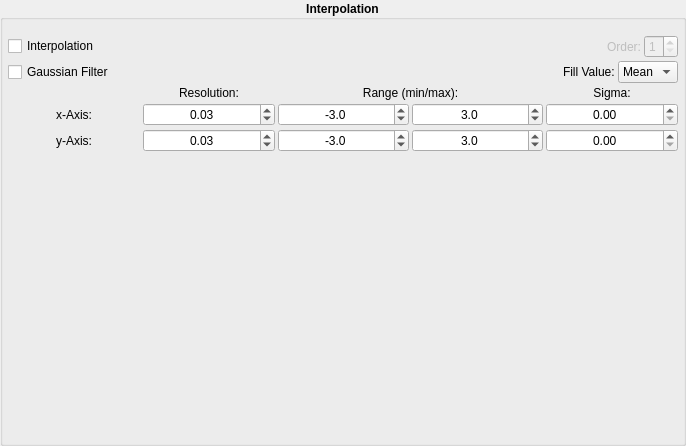
<?xml version="1.0" encoding="UTF-8"?>
<ui version="4.0">
 <class>interpolation</class>
 <widget class="QWidget" name="interpolation">
  <property name="geometry">
   <rect>
    <x>0</x>
    <y>0</y>
    <width>686</width>
    <height>446</height>
   </rect>
  </property>
  <property name="windowTitle">
   <string>Form</string>
  </property>
  <layout class="QHBoxLayout" name="horizontalLayout">
   <property name="spacing">
    <number>0</number>
   </property>
   <property name="leftMargin">
    <number>0</number>
   </property>
   <property name="topMargin">
    <number>0</number>
   </property>
   <property name="rightMargin">
    <number>0</number>
   </property>
   <property name="bottomMargin">
    <number>0</number>
   </property>
   <item>
    <widget class="QGroupBox" name="groupbox">
     <property name="font">
      <font>
       <weight>75</weight>
       <bold>true</bold>
      </font>
     </property>
     <property name="title">
      <string>Interpolation</string>
     </property>
     <property name="alignment">
      <set>Qt::AlignCenter</set>
     </property>
     <layout class="QVBoxLayout" name="verticalLayout" stretch="0,0,1">
      <property name="spacing">
       <number>3</number>
      </property>
      <property name="leftMargin">
       <number>5</number>
      </property>
      <property name="topMargin">
       <number>15</number>
      </property>
      <property name="rightMargin">
       <number>5</number>
      </property>
      <property name="bottomMargin">
       <number>0</number>
      </property>
      <item>
       <layout class="QVBoxLayout" name="layout_5">
        <item>
         <layout class="QHBoxLayout" name="layout_6">
          <item>
           <widget class="QCheckBox" name="interpolation_checkbox">
            <property name="sizePolicy">
             <sizepolicy hsizetype="Preferred" vsizetype="Fixed">
              <horstretch>0</horstretch>
              <verstretch>0</verstretch>
             </sizepolicy>
            </property>
            <property name="font">
             <font>
              <weight>50</weight>
              <bold>false</bold>
             </font>
            </property>
            <property name="text">
             <string>Interpolation</string>
            </property>
           </widget>
          </item>
          <item>
           <spacer name="spacer">
            <property name="orientation">
             <enum>Qt::Horizontal</enum>
            </property>
            <property name="sizeHint" stdset="0">
             <size>
              <width>40</width>
              <height>20</height>
             </size>
            </property>
           </spacer>
          </item>
          <item>
           <widget class="QLabel" name="order_label">
            <property name="enabled">
             <bool>false</bool>
            </property>
            <property name="font">
             <font>
              <weight>50</weight>
              <bold>false</bold>
             </font>
            </property>
            <property name="toolTip">
             <string>NOT IMPLEMENTED</string>
            </property>
            <property name="text">
             <string>Order:</string>
            </property>
            <property name="alignment">
             <set>Qt::AlignCenter</set>
            </property>
           </widget>
          </item>
          <item>
           <widget class="QSpinBox" name="order_spinbox">
            <property name="enabled">
             <bool>false</bool>
            </property>
            <property name="font">
             <font>
              <weight>50</weight>
              <bold>false</bold>
             </font>
            </property>
            <property name="toolTip">
             <string>NOT IMPLEMENTED</string>
            </property>
            <property name="correctionMode">
             <enum>QAbstractSpinBox::CorrectToNearestValue</enum>
            </property>
            <property name="keyboardTracking">
             <bool>false</bool>
            </property>
            <property name="minimum">
             <number>1</number>
            </property>
            <property name="maximum">
             <number>5</number>
            </property>
            <property name="value">
             <number>1</number>
            </property>
           </widget>
          </item>
         </layout>
        </item>
        <item>
         <layout class="QHBoxLayout" name="layout_2">
          <item>
           <widget class="QCheckBox" name="smoothing_checkbox">
            <property name="font">
             <font>
              <weight>50</weight>
              <bold>false</bold>
             </font>
            </property>
            <property name="text">
             <string>Gaussian Filter</string>
            </property>
           </widget>
          </item>
          <item>
           <spacer name="horizontalSpacer">
            <property name="orientation">
             <enum>Qt::Horizontal</enum>
            </property>
            <property name="sizeHint" stdset="0">
             <size>
              <width>40</width>
              <height>20</height>
             </size>
            </property>
           </spacer>
          </item>
          <item>
           <widget class="QLabel" name="fill_label">
            <property name="font">
             <font>
              <weight>50</weight>
              <bold>false</bold>
             </font>
            </property>
            <property name="text">
             <string>Fill Value:</string>
            </property>
           </widget>
          </item>
          <item>
           <widget class="QComboBox" name="fill_combobox">
            <property name="font">
             <font>
              <weight>50</weight>
              <bold>false</bold>
             </font>
            </property>
            <property name="maxVisibleItems">
             <number>3</number>
            </property>
            <property name="maxCount">
             <number>3</number>
            </property>
            <item>
             <property name="text">
              <string>Mean</string>
             </property>
            </item>
            <item>
             <property name="text">
              <string>Zero</string>
             </property>
            </item>
            <item>
             <property name="text">
              <string>NaN</string>
             </property>
            </item>
           </widget>
          </item>
         </layout>
        </item>
       </layout>
      </item>
      <item>
       <layout class="QGridLayout" name="layout_3" columnstretch="1,1,2,1">
        <item row="2" column="1">
         <widget class="QDoubleSpinBox" name="y_resolution_spinbox">
          <property name="font">
           <font>
            <weight>50</weight>
            <bold>false</bold>
           </font>
          </property>
          <property name="alignment">
           <set>Qt::AlignCenter</set>
          </property>
          <property name="minimum">
           <double>0.010000000000000</double>
          </property>
          <property name="maximum">
           <double>0.100000000000000</double>
          </property>
          <property name="singleStep">
           <double>0.010000000000000</double>
          </property>
          <property name="value">
           <double>0.030000000000000</double>
          </property>
         </widget>
        </item>
        <item row="2" column="0">
         <widget class="QLabel" name="y_label">
          <property name="font">
           <font>
            <weight>50</weight>
            <bold>false</bold>
           </font>
          </property>
          <property name="text">
           <string>y-Axis:</string>
          </property>
          <property name="alignment">
           <set>Qt::AlignCenter</set>
          </property>
         </widget>
        </item>
        <item row="1" column="1">
         <widget class="QDoubleSpinBox" name="x_resolution_spinbox">
          <property name="sizePolicy">
           <sizepolicy hsizetype="Preferred" vsizetype="Fixed">
            <horstretch>0</horstretch>
            <verstretch>0</verstretch>
           </sizepolicy>
          </property>
          <property name="font">
           <font>
            <weight>50</weight>
            <bold>false</bold>
           </font>
          </property>
          <property name="alignment">
           <set>Qt::AlignCenter</set>
          </property>
          <property name="minimum">
           <double>0.010000000000000</double>
          </property>
          <property name="maximum">
           <double>0.100000000000000</double>
          </property>
          <property name="singleStep">
           <double>0.010000000000000</double>
          </property>
          <property name="value">
           <double>0.030000000000000</double>
          </property>
         </widget>
        </item>
        <item row="0" column="1">
         <widget class="QLabel" name="resolution_label">
          <property name="sizePolicy">
           <sizepolicy hsizetype="Preferred" vsizetype="Maximum">
            <horstretch>0</horstretch>
            <verstretch>0</verstretch>
           </sizepolicy>
          </property>
          <property name="font">
           <font>
            <weight>50</weight>
            <bold>false</bold>
           </font>
          </property>
          <property name="text">
           <string>Resolution:</string>
          </property>
          <property name="alignment">
           <set>Qt::AlignCenter</set>
          </property>
         </widget>
        </item>
        <item row="1" column="0">
         <widget class="QLabel" name="x_label">
          <property name="font">
           <font>
            <weight>50</weight>
            <bold>false</bold>
           </font>
          </property>
          <property name="text">
           <string>x-Axis:</string>
          </property>
          <property name="alignment">
           <set>Qt::AlignCenter</set>
          </property>
         </widget>
        </item>
        <item row="1" column="2">
         <layout class="QHBoxLayout" name="layout">
          <item>
           <widget class="QDoubleSpinBox" name="x_min_spinbox">
            <property name="font">
             <font>
              <weight>50</weight>
              <bold>false</bold>
             </font>
            </property>
            <property name="alignment">
             <set>Qt::AlignCenter</set>
            </property>
            <property name="decimals">
             <number>1</number>
            </property>
            <property name="minimum">
             <double>-50.000000000000000</double>
            </property>
            <property name="maximum">
             <double>50.000000000000000</double>
            </property>
            <property name="singleStep">
             <double>0.100000000000000</double>
            </property>
            <property name="value">
             <double>-3.000000000000000</double>
            </property>
           </widget>
          </item>
          <item>
           <widget class="QDoubleSpinBox" name="x_max_spinbox">
            <property name="font">
             <font>
              <weight>50</weight>
              <bold>false</bold>
             </font>
            </property>
            <property name="alignment">
             <set>Qt::AlignCenter</set>
            </property>
            <property name="decimals">
             <number>1</number>
            </property>
            <property name="minimum">
             <double>-50.000000000000000</double>
            </property>
            <property name="maximum">
             <double>50.000000000000000</double>
            </property>
            <property name="singleStep">
             <double>0.100000000000000</double>
            </property>
            <property name="value">
             <double>3.000000000000000</double>
            </property>
           </widget>
          </item>
         </layout>
        </item>
        <item row="2" column="2">
         <layout class="QHBoxLayout" name="layout_4">
          <item>
           <widget class="QDoubleSpinBox" name="y_min_spinbox">
            <property name="font">
             <font>
              <weight>50</weight>
              <bold>false</bold>
             </font>
            </property>
            <property name="alignment">
             <set>Qt::AlignCenter</set>
            </property>
            <property name="decimals">
             <number>1</number>
            </property>
            <property name="minimum">
             <double>-50.000000000000000</double>
            </property>
            <property name="maximum">
             <double>50.000000000000000</double>
            </property>
            <property name="singleStep">
             <double>0.100000000000000</double>
            </property>
            <property name="value">
             <double>-3.000000000000000</double>
            </property>
           </widget>
          </item>
          <item>
           <widget class="QDoubleSpinBox" name="y_max_spinbox">
            <property name="font">
             <font>
              <weight>50</weight>
              <bold>false</bold>
             </font>
            </property>
            <property name="alignment">
             <set>Qt::AlignCenter</set>
            </property>
            <property name="decimals">
             <number>1</number>
            </property>
            <property name="minimum">
             <double>-50.000000000000000</double>
            </property>
            <property name="maximum">
             <double>50.000000000000000</double>
            </property>
            <property name="singleStep">
             <double>0.100000000000000</double>
            </property>
            <property name="value">
             <double>3.000000000000000</double>
            </property>
           </widget>
          </item>
         </layout>
        </item>
        <item row="0" column="2">
         <widget class="QLabel" name="range_label">
          <property name="sizePolicy">
           <sizepolicy hsizetype="Preferred" vsizetype="Maximum">
            <horstretch>0</horstretch>
            <verstretch>0</verstretch>
           </sizepolicy>
          </property>
          <property name="font">
           <font>
            <weight>50</weight>
            <bold>false</bold>
           </font>
          </property>
          <property name="text">
           <string>Range (min/max):</string>
          </property>
          <property name="alignment">
           <set>Qt::AlignCenter</set>
          </property>
         </widget>
        </item>
        <item row="0" column="3">
         <widget class="QLabel" name="sigma_label">
          <property name="sizePolicy">
           <sizepolicy hsizetype="Preferred" vsizetype="Maximum">
            <horstretch>0</horstretch>
            <verstretch>0</verstretch>
           </sizepolicy>
          </property>
          <property name="font">
           <font>
            <weight>50</weight>
            <bold>false</bold>
           </font>
          </property>
          <property name="text">
           <string>Sigma:</string>
          </property>
          <property name="alignment">
           <set>Qt::AlignCenter</set>
          </property>
         </widget>
        </item>
        <item row="1" column="3">
         <widget class="QDoubleSpinBox" name="sigma_x_spinbox">
          <property name="font">
           <font>
            <weight>50</weight>
            <bold>false</bold>
           </font>
          </property>
          <property name="alignment">
           <set>Qt::AlignCenter</set>
          </property>
          <property name="correctionMode">
           <enum>QAbstractSpinBox::CorrectToNearestValue</enum>
          </property>
          <property name="keyboardTracking">
           <bool>false</bool>
          </property>
          <property name="decimals">
           <number>2</number>
          </property>
          <property name="maximum">
           <double>100.000000000000000</double>
          </property>
          <property name="singleStep">
           <double>0.010000000000000</double>
          </property>
          <property name="value">
           <double>0.000000000000000</double>
          </property>
         </widget>
        </item>
        <item row="2" column="3">
         <widget class="QDoubleSpinBox" name="sigma_y_spinbox">
          <property name="font">
           <font>
            <weight>50</weight>
            <bold>false</bold>
           </font>
          </property>
          <property name="alignment">
           <set>Qt::AlignCenter</set>
          </property>
          <property name="correctionMode">
           <enum>QAbstractSpinBox::CorrectToNearestValue</enum>
          </property>
          <property name="keyboardTracking">
           <bool>false</bool>
          </property>
          <property name="decimals">
           <number>2</number>
          </property>
          <property name="maximum">
           <double>100.000000000000000</double>
          </property>
          <property name="singleStep">
           <double>0.010000000000000</double>
          </property>
          <property name="value">
           <double>0.000000000000000</double>
          </property>
         </widget>
        </item>
       </layout>
      </item>
      <item>
       <spacer name="spacer_2">
        <property name="orientation">
         <enum>Qt::Vertical</enum>
        </property>
        <property name="sizeHint" stdset="0">
         <size>
          <width>20</width>
          <height>40</height>
         </size>
        </property>
       </spacer>
      </item>
     </layout>
    </widget>
   </item>
  </layout>
 </widget>
 <resources/>
 <connections/>
</ui>
